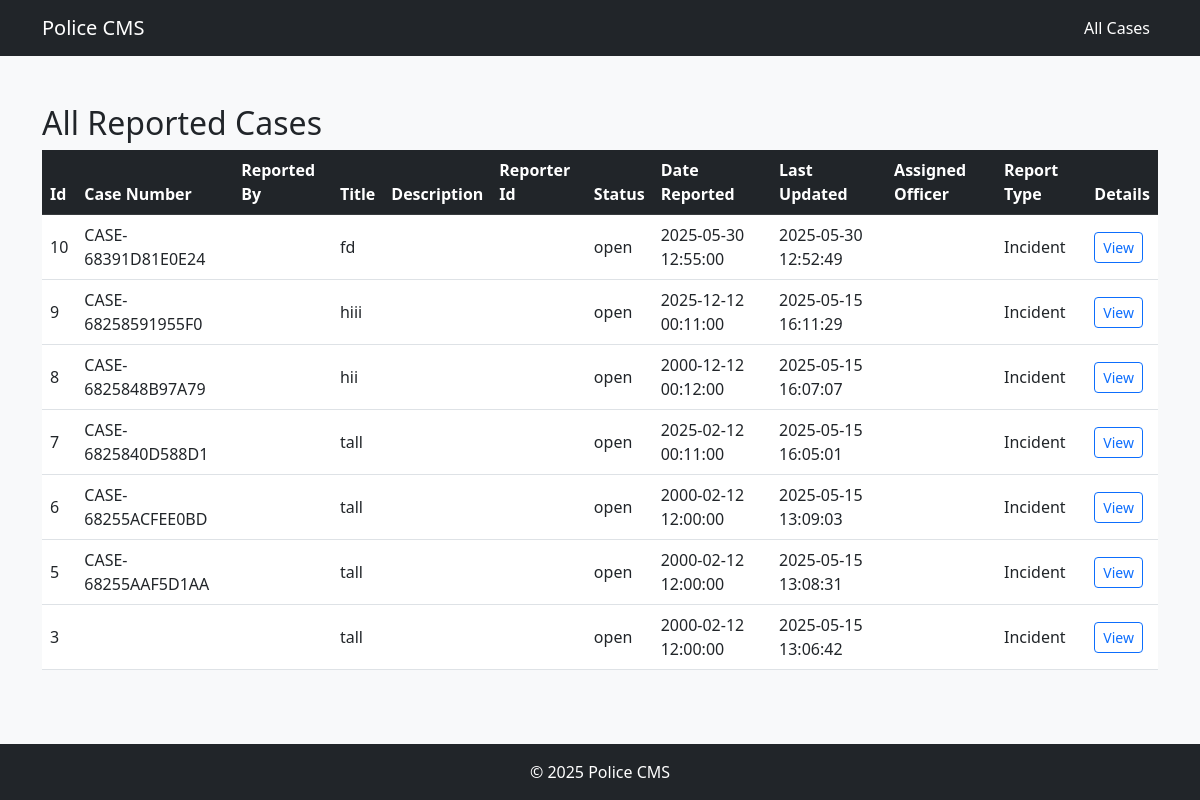
The page /view.php on the database its author committed.
### tables this page shows
CREATE TABLE `cases` (
  `id` int(11) NOT NULL,
  `case_number` varchar(50) NOT NULL,
  `reported_by` int(11) DEFAULT NULL,
  `title` varchar(255) NOT NULL,
  `description` text DEFAULT NULL,
  `reporter_id` int(10) UNSIGNED DEFAULT NULL,
  `status` enum('open','investigating','closed','archived') DEFAULT 'open',
  `date_reported` datetime DEFAULT current_timestamp(),
  `last_updated` datetime DEFAULT current_timestamp() ON UPDATE current_timestamp(),
  `assigned_officer` int(11) DEFAULT NULL,
  `report_type` varchar(50) DEFAULT 'general'
);

### view.php (the view, shortened to what this page needs)
<?php
$DB_HOST = 'localhost';
$DB_USER = 'root';
$DB_PASS = '';
$DB_NAME = 'crime_db';
$conn = new mysqli($DB_HOST, $DB_USER, $DB_PASS, $DB_NAME);
$table      = 'cases';
$descRes    = $conn->query("DESCRIBE `{$table}`");
$columns    = [];
while ($col = $descRes->fetch_assoc()) {
    $columns[] = $col['Field'];
}
$pk = $columns[0];
$idParam = isset($_GET['id']) ? intval($_GET['id']) : 0;
if ($idParam > 0) {
    $stmt   = $conn->prepare("SELECT * FROM `{$table}` WHERE `{$pk}` = ?");
    $stmt->bind_param('i', $idParam);
    $stmt->execute();
    $detail = $stmt->get_result()->fetch_assoc();
    $stmt->close();
} else {
    $listRes = $conn->query("
      SELECT *
        FROM `{$table}`
       ORDER BY `{$pk}` DESC
    ");
    $rows    = $listRes->fetch_all(MYSQLI_ASSOC);
}
?>
<!DOCTYPE html>
<html lang="en">
<head>
  <link
    href="https://cdn.jsdelivr.net/npm/bootstrap@5.3.0/dist/css/bootstrap.min.css"
    rel="stylesheet"
  >
</head>
<body class="d-flex flex-column min-vh-100 bg-light">
<nav class="navbar navbar-expand-lg navbar-dark bg-dark">
  <div class="container">
    <a class="navbar-brand" href="view.php">Police CMS</a>
    <ul class="navbar-nav ms-auto">
      <li class="nav-item">
        <a class="nav-link<?= $idParam===0 ? ' active':''?>" href="view.php">
          All Cases
        </a>
      </li>
    </ul>
  </div>
</nav>
<main class="container my-5 flex-fill">
  <?php if ($idParam > 0): ?>
    <?php if ($detail): ?>
      <h2>Case #<?= htmlspecialchars($detail[$pk]) ?></h2>
      <div class="card mb-3">
        <div class="card-body">
          <dl class="row">
            <?php foreach ($detail as $field => $val): ?>
              <dt class="col-sm-3 text-capitalize"><?= str_replace('_',' ',$field) ?></dt>
              <dd class="col-sm-9"><?= nl2br(htmlspecialchars($val)) ?></dd>
            <?php endforeach; ?>
          </dl>
        </div>
      </div>
    <?php else: ?>
      <div class="alert alert-warning">Case not found (ID <?= $idParam ?>).</div>
    <?php endif; ?>
    <a href="view.php" class="btn btn-secondary">← Back to All Cases</a>
  <?php else: ?>
    <h2>All Reported Cases</h2>
    <?php if (!empty($rows)): ?>
      <div class="table-responsive">
        <table class="table table-hover align-middle">
          <thead class="table-dark">
            <tr>
              <?php foreach ($columns as $col): ?>
                <th class="text-capitalize"><?= str_replace('_',' ',$col) ?></th>
              <?php endforeach; ?>
              <th>Details</th>
            </tr>
          </thead>
          <tbody>
            <?php foreach ($rows as $r): ?>
              <tr>
                <?php foreach ($columns as $col): ?>
                  <td><?= htmlspecialchars($r[$col]) ?></td>
                <?php endforeach; ?>
                <td>
                  <a
                    href="view.php?id=<?= urlencode($r[$pk]) ?>"
                    class="btn btn-sm btn-outline-primary"
                  >View</a>
                </td>
              </tr>
            <?php endforeach; ?>
          </tbody>
        </table>
      </div>
    <?php else: ?>
      <div class="alert alert-info">No cases have been reported yet.</div>
    <?php endif; ?>
  <?php endif; ?>
</main>
<footer class="bg-dark text-white text-center py-3 mt-auto">
  &copy; 2025 Police CMS
</footer>
</body>
</html>

### rows shown on the page
cases: id "10", case_number "CASE-68391D81E0E24", title "fd", status "open", date_reported "2025-05-30 12:55:00", last_updated "2025-05-30 12:52:49", report_type "Incident"
cases: id "9", case_number "CASE-68258591955F0", title "hiii", status "open", date_reported "2025-12-12 00:11:00", last_updated "2025-05-15 16:11:29", report_type "Incident"
cases: id "8", case_number "CASE-6825848B97A79", title "hii", status "open", date_reported "2000-12-12 00:12:00", last_updated "2025-05-15 16:07:07", report_type "Incident"
cases: id "7", case_number "CASE-6825840D588D1", title "tall", status "open", date_reported "2025-02-12 00:11:00", last_updated "2025-05-15 16:05:01", report_type "Incident"
cases: id "6", case_number "CASE-68255ACFEE0BD", title "tall", status "open", date_reported "2000-02-12 12:00:00", last_updated "2025-05-15 13:09:03", report_type "Incident"
cases: id "5", case_number "CASE-68255AAF5D1AA", title "tall", status "open", date_reported "2000-02-12 12:00:00", last_updated "2025-05-15 13:08:31", report_type "Incident"
cases: id "3", title "tall", status "open", date_reported "2000-02-12 12:00:00", last_updated "2025-05-15 13:06:42", report_type "Incident"

### other values the page prints
str_replace('_',' ',$col) "Id"
str_replace('_',' ',$col) "Case Number"
str_replace('_',' ',$col) "Reported By"
str_replace('_',' ',$col) "Title"
str_replace('_',' ',$col) "Description"
str_replace('_',' ',$col) "Reporter Id"
str_replace('_',' ',$col) "Status"
str_replace('_',' ',$col) "Date Reported"
str_replace('_',' ',$col) "Last Updated"
str_replace('_',' ',$col) "Assigned Officer"
str_replace('_',' ',$col) "Report Type"
